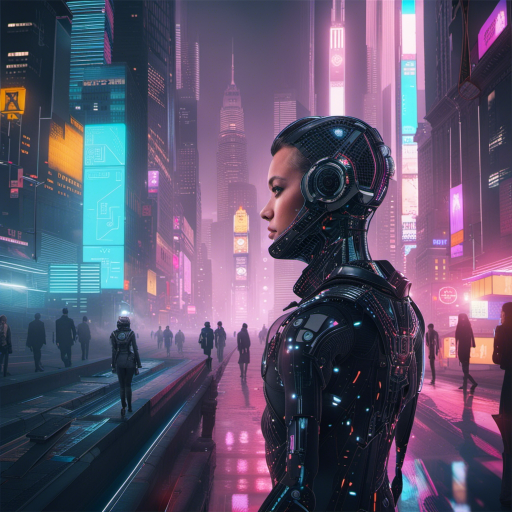
#> input picture img/AI-among-us.jpeg, 1024 x 1024 px, given in place of Cat_August_2010-4.jpg, which was not available (shown at 1/2 size); the run also reads 1 picture not shown here
$ jupyter execute --allow-errors app-stable-diffusion-sdxl.ipynb   (shell and % lines are left out)   (text cells are left out)
#> lines starting #> are read from the running program, lines starting #| are printed output that depends on the picture; pictures that were not available may be replaced by others from this repository, and a replacement may not be noted
[cell 1]
import sagemaker
from sagemaker import ModelPackage, get_execution_role
from stability_sdk_sagemaker.predictor import StabilityPredictor
from stability_sdk_sagemaker.models import get_model_package_arn
from stability_sdk.api import GenerationRequest, GenerationResponse, TextPrompt

from PIL import Image
from typing import Union, Tuple
import io
import os
import base64
import boto3

[cell 2]
import logging

logger = logging.getLogger()
logging.basicConfig(format='%(asctime)s %(levelname)s:%(message)s', level=logging.INFO, datefmt='%I:%M:%S')
logger.setLevel(logging.INFO)

[cell 3]
from sagemaker.utils import name_from_base

#> (the rest of this cell did not finish here and is left out)

[cell 4]
model_package_map = {
    "us-east-1": "arn:aws:sagemaker:us-east-1:865070037744:model-package/sdxl-v1-0-2042286-300c57d4fa1e39968d711d754640b0b6",
    "us-east-2": "arn:aws:sagemaker:us-east-2:057799348421:model-package/sdxl-v1-0-2042286-300c57d4fa1e39968d711d754640b0b6",
    "us-west-2": "arn:aws:sagemaker:us-west-2:594846645681:model-package/sdxl-v1-0-2042286-300c57d4fa1e39968d711d754640b0b6",
    "ca-central-1": "arn:aws:sagemaker:ca-central-1:470592106596:model-package/sdxl-v1-0-2042286-300c57d4fa1e39968d711d754640b0b6",
    "eu-central-1": "arn:aws:sagemaker:eu-central-1:446921602837:model-package/sdxl-v1-0-2042286-300c57d4fa1e39968d711d754640b0b6",
    "eu-west-1": "arn:aws:sagemaker:eu-west-1:985815980388:model-package/sdxl-v1-0-2042286-300c57d4fa1e39968d711d754640b0b6",
    "eu-west-2": "arn:aws:sagemaker:eu-west-2:856760150666:model-package/sdxl-v1-0-2042286-300c57d4fa1e39968d711d754640b0b6",
    "ap-northeast-2": "arn:aws:sagemaker:ap-northeast-2:745090734665:model-package/sdxl-v1-0-2042286-300c57d4fa1e39968d711d754640b0b6",
    "ap-northeast-1": "arn:aws:sagemaker:ap-northeast-1:977537786026:model-package/sdxl-v1-0-2042286-300c57d4fa1e39968d711d754640b0b6",
    "ap-south-1": "arn:aws:sagemaker:ap-south-1:077584701553:model-package/sdxl-v1-0-2042286-300c57d4fa1e39968d711d754640b0b6"
}

#> (the rest of this cell did not finish here and is left out)

#> (a cell that did not finish here is left out)

[cell 6]
def decode_and_show(model_response: GenerationResponse) -> None:
    """
    Decodes and displays an image from SDXL output

    Args:
        model_response (GenerationResponse): The response object from the deployed SDXL model.

    Returns:
        None
    """
    image = model_response.artifacts[0].base64
    image_data = base64.b64decode(image.encode())
    image = Image.open(io.BytesIO(image_data))
    display(image)


def save_img_to_png(model_response: GenerationResponse, img_path: str):
    """
    Save the image from SDXL output

    Args:
        model_response (GenerationResponse): The response object from the deployed SDXL model.
        img_path (str): The path where the image will be saved onto

    Returns:
        None
    """
    image = model_response.artifacts[0].base64
    image_data = base64.b64decode(image.encode())
    image = Image.open(io.BytesIO(image_data))
    image.save(img_path)

[cell 7]
text = "Landscape of buildings, multiple buildings, dark, raining, glimpse, quiet, 8k, realistic"

#> (the rest of this cell did not finish here and is left out)

#> (a cell that did not finish here is left out)

[cell 9]
text = "A cute fluffy white cat stands on its hind legs, peering curiously into an ornate golden mirror. In the reflection the cat sees itself."

negative_prompts = ['distorted cat features', 'distorted lion features', 'poorly rendered']

#> (the rest of this cell did not finish here and is left out)

[cell 10]
display(Image.open('Cat_August_2010-4.jpg'))

[cell 11]
def encode_image(image_path: str, resize: bool = True, size: Tuple[int, int] = (1024, 1024)) -> Union[str, None]:
    """
    Encode an image as a base64 string, optionally resizing it to a supported resolution.

    Args:
        image_path (str): The path to the image file.
        resize (bool, optional): Whether to resize the image. Defaults to True.

    Returns:
        Union[str, None]: The encoded image as a string, or None if encoding failed.
    """
#> called with image_path = 'Cat_August_2010-4.jpg', resize = True, size = (1536, 640)
    assert os.path.exists(image_path)

    if resize:
        image = Image.open(image_path)
#> image is the input picture: PIL image 1024x1024 RGB; mean R, G, B 93.2, 84.2, 108.5
        image = image.resize(size)
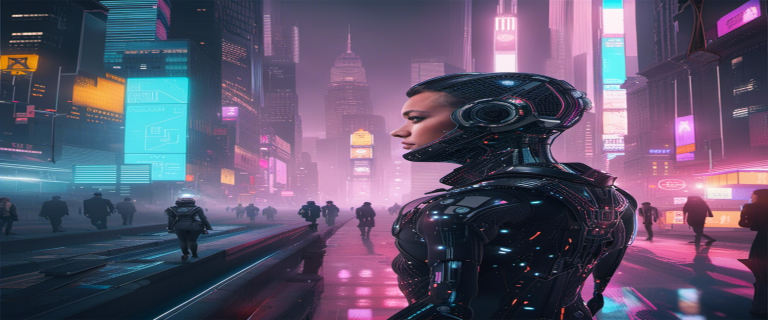
#> image: PIL image 1536x640 RGB (shown at 1/2 size); mean R, G, B 93.2, 84.2, 108.5
        image.save("image_path_resized.png")
        image_path = "image_path_resized.png"

    image = Image.open(image_path)
    assert image.size == size
    with open(image_path, "rb") as image_file:
        img_byte_array = image_file.read()
        # Encode the byte array as a Base64 string
        try:
            base64_str = base64.b64encode(img_byte_array).decode("utf-8")
            return base64_str
        except Exception as e:
            print(f"Failed to encode image {image_path} as base64 string.")
            print(e)
            return None

[cell 12]
cat_path = "Cat_August_2010-4.jpg"

size = (1536, 640)
cat_data = encode_image(cat_path, size=size)

#> (the rest of this cell did not finish here and is left out)

[cell 13]
cat_path = 'my-cat.jpg'
size = (1024, 1024)
cat_data = encode_image(cat_path, size=size)
#> call 2 of encode_image, with image_path = 'my-cat.jpg', resize = True, size = (1024, 1024)
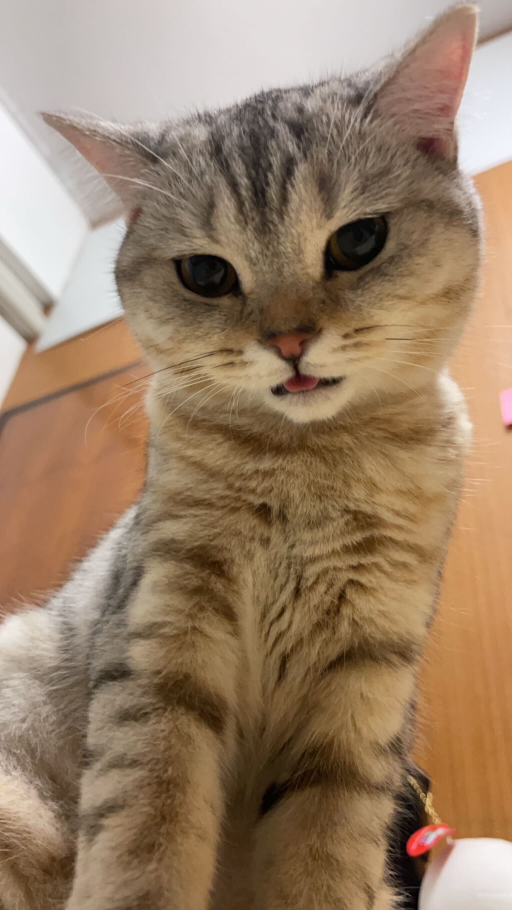
#> input picture code/01-text-to-image/my-cat.jpg, 1535 x 2730 px (shown at 1/3 size)
#> in encode_image, image is the input picture: PIL image 1535x2730 RGB; mean R, G, B 153.1, 127.7, 102.8
#> in encode_image (call 2), `image = image.resize(size)`:
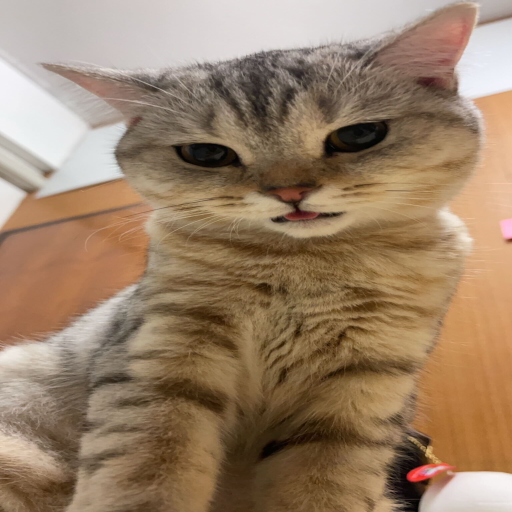
#> image: PIL image 1024x1024 RGB (shown at 1/2 size); mean R, G, B 153.1, 127.7, 102.8
